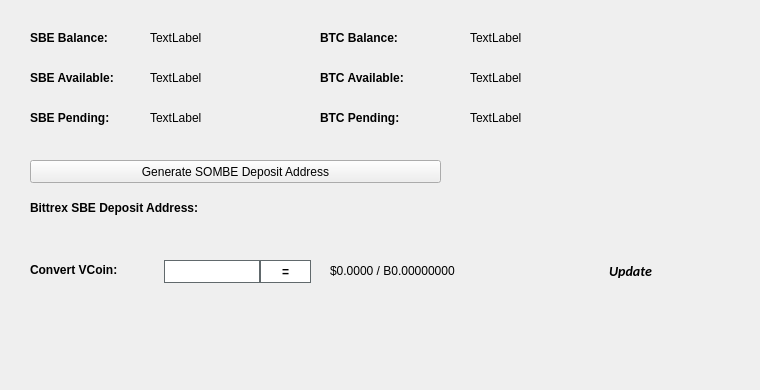
   <widget class="QWidget" name="BalanceTab">
    <attribute name="title">
     <string>Balance</string>
    </attribute>
    <widget class="QLabel" name="BitcoinBalanceLabel">
     <property name="geometry">
      <rect>
       <x>470</x>
       <y>30</y>
       <width>150</width>
       <height>16</height>
      </rect>
     </property>
     <property name="text">
      <string>TextLabel</string>
     </property>
    </widget>
    <widget class="QLabel" name="SBEBalanceLabel">
     <property name="geometry">
      <rect>
       <x>150</x>
       <y>30</y>
       <width>150</width>
       <height>16</height>
      </rect>
     </property>
     <property name="text">
      <string>TextLabel</string>
     </property>
    </widget>
    <widget class="QLabel" name="label_11">
     <property name="geometry">
      <rect>
       <x>30</x>
       <y>30</y>
       <width>101</width>
       <height>16</height>
      </rect>
     </property>
     <property name="font">
      <font>
       <weight>75</weight>
       <bold>true</bold>
      </font>
     </property>
     <property name="text">
      <string>SBE Balance:</string>
     </property>
    </widget>
    <widget class="QLabel" name="label_12">
     <property name="geometry">
      <rect>
       <x>320</x>
       <y>30</y>
       <width>101</width>
       <height>16</height>
      </rect>
     </property>
     <property name="font">
      <font>
       <weight>75</weight>
       <bold>true</bold>
      </font>
     </property>
     <property name="text">
      <string>BTC Balance:</string>
     </property>
    </widget>
    <widget class="QLabel" name="SBEAvailableLabel_2">
     <property name="geometry">
      <rect>
       <x>150</x>
       <y>70</y>
       <width>150</width>
       <height>16</height>
      </rect>
     </property>
     <property name="text">
      <string>TextLabel</string>
     </property>
    </widget>
    <widget class="QLabel" name="label_13">
     <property name="geometry">
      <rect>
       <x>30</x>
       <y>70</y>
       <width>111</width>
       <height>16</height>
      </rect>
     </property>
     <property name="font">
      <font>
       <weight>75</weight>
       <bold>true</bold>
      </font>
     </property>
     <property name="text">
      <string>SBE Available:</string>
     </property>
    </widget>
    <widget class="QLabel" name="label_14">
     <property name="geometry">
      <rect>
       <x>30</x>
       <y>110</y>
       <width>101</width>
       <height>16</height>
      </rect>
     </property>
     <property name="font">
      <font>
       <weight>75</weight>
       <bold>true</bold>
      </font>
     </property>
     <property name="text">
      <string>SBE Pending:</string>
     </property>
    </widget>
    <widget class="QLabel" name="SBEPendingLabel">
     <property name="geometry">
      <rect>
       <x>150</x>
       <y>110</y>
       <width>150</width>
       <height>16</height>
      </rect>
     </property>
     <property name="text">
      <string>TextLabel</string>
     </property>
    </widget>
    <widget class="QLabel" name="label_15">
     <property name="geometry">
      <rect>
       <x>320</x>
       <y>70</y>
       <width>111</width>
       <height>16</height>
      </rect>
     </property>
     <property name="font">
      <font>
       <weight>75</weight>
       <bold>true</bold>
      </font>
     </property>
     <property name="text">
      <string>BTC Available:</string>
     </property>
    </widget>
    <widget class="QLabel" name="BitcoinAvailableLabel">
     <property name="geometry">
      <rect>
       <x>470</x>
       <y>70</y>
       <width>150</width>
       <height>16</height>
      </rect>
     </property>
     <property name="text">
      <string>TextLabel</string>
     </property>
    </widget>
    <widget class="QLabel" name="label_31">
     <property name="geometry">
      <rect>
       <x>320</x>
       <y>110</y>
       <width>111</width>
       <height>16</height>
      </rect>
     </property>
     <property name="font">
      <font>
       <weight>75</weight>
       <bold>true</bold>
      </font>
     </property>
     <property name="text">
      <string>BTC Pending:</string>
     </property>
    </widget>
    <widget class="QLabel" name="BitcoinPendingLabel">
     <property name="geometry">
      <rect>
       <x>470</x>
       <y>110</y>
       <width>150</width>
       <height>16</height>
      </rect>
     </property>
     <property name="text">
      <string>TextLabel</string>
     </property>
    </widget>
    <widget class="QLabel" name="label_33">
     <property name="geometry">
      <rect>
       <x>30</x>
       <y>200</y>
       <width>221</width>
       <height>16</height>
      </rect>
     </property>
     <property name="font">
      <font>
       <weight>75</weight>
       <bold>true</bold>
      </font>
     </property>
     <property name="text">
      <string>Bittrex SBE Deposit Address:</string>
     </property>
    </widget>
    <widget class="QPushButton" name="GenDepositBTN">
     <property name="geometry">
      <rect>
       <x>30</x>
       <y>160</y>
       <width>411</width>
       <height>23</height>
      </rect>
     </property>
     <property name="text">
      <string>Generate SOMBE Deposit Address</string>
     </property>
     <property name="icon">
      <iconset resource="../sombe.qrc">
       <normaloff>:/icons/bitcoin</normaloff>:/icons/bitcoin</iconset>
     </property>
    </widget>
    <widget class="QLabel" name="DepositAddressLabel">
     <property name="geometry">
      <rect>
       <x>200</x>
       <y>200</y>
       <width>261</width>
       <height>16</height>
      </rect>
     </property>
     <property name="palette">
      <palette>
       <active>
        <colorrole role="WindowText">
         <brush brushstyle="SolidPattern">
          <color alpha="255">
           <red>0</red>
           <green>0</green>
           <blue>0</blue>
          </color>
         </brush>
        </colorrole>
        <colorrole role="Text">
         <brush brushstyle="SolidPattern">
          <color alpha="255">
           <red>0</red>
           <green>0</green>
           <blue>255</blue>
          </color>
         </brush>
        </colorrole>
       </active>
       <inactive>
        <colorrole role="WindowText">
         <brush brushstyle="SolidPattern">
          <color alpha="255">
           <red>0</red>
           <green>0</green>
           <blue>0</blue>
          </color>
         </brush>
        </colorrole>
        <colorrole role="Text">
         <brush brushstyle="SolidPattern">
          <color alpha="255">
           <red>0</red>
           <green>0</green>
           <blue>255</blue>
          </color>
         </brush>
        </colorrole>
       </inactive>
       <disabled>
        <colorrole role="WindowText">
         <brush brushstyle="SolidPattern">
          <color alpha="255">
           <red>120</red>
           <green>120</green>
           <blue>120</blue>
          </color>
         </brush>
        </colorrole>
        <colorrole role="Text">
         <brush brushstyle="SolidPattern">
          <color alpha="255">
           <red>120</red>
           <green>120</green>
           <blue>120</blue>
          </color>
         </brush>
        </colorrole>
       </disabled>
      </palette>
     </property>
     <property name="font">
      <font>
       <weight>75</weight>
       <bold>true</bold>
      </font>
     </property>
     <property name="text">
      <string/>
     </property>
     <property name="alignment">
      <set>Qt::AlignRight|Qt::AlignTrailing|Qt::AlignVCenter</set>
     </property>
     <property name="textInteractionFlags">
      <set>Qt::LinksAccessibleByMouse|Qt::TextSelectableByKeyboard|Qt::TextSelectableByMouse</set>
     </property>
    </widget>
    <widget class="QLabel" name="label_8">
     <property name="geometry">
      <rect>
       <x>460</x>
       <y>300</y>
       <width>281</width>
       <height>81</height>
      </rect>
     </property>
     <property name="text">
      <string/>
     </property>
     <property name="pixmap">
      <pixmap>:/images/bittrex</pixmap>
     </property>
    </widget>
    <widget class="QWidget" name="widgetConversion" native="true">
     <property name="geometry">
      <rect>
       <x>0</x>
       <y>250</y>
       <width>751</width>
       <height>43</height>
      </rect>
     </property>
     <property name="minimumSize">
      <size>
       <width>0</width>
       <height>43</height>
      </size>
     </property>
     <property name="styleSheet">
      <string notr="true"/>
     </property>
     <widget class="QPushButton" name="btnUpdateMarketData">
      <property name="geometry">
       <rect>
        <x>575</x>
        <y>0</y>
        <width>111</width>
        <height>41</height>
       </rect>
      </property>
      <property name="sizePolicy">
       <sizepolicy hsizetype="Expanding" vsizetype="Expanding">
        <horstretch>0</horstretch>
        <verstretch>0</verstretch>
       </sizepolicy>
      </property>
      <property name="font">
       <font>
        <family>calibri</family>
        <pointsize>-1</pointsize>
        <weight>75</weight>
        <italic>true</italic>
        <bold>true</bold>
       </font>
      </property>
      <property name="styleSheet">
       <string notr="true">margin:0px;text-align:center;padding:2px;border-radius:3px;font-style:italic;width:100px;font-size:14px;font-family:calibri;font-weight:600;</string>
      </property>
      <property name="text">
       <string>Update</string>
      </property>
      <property name="iconSize">
       <size>
        <width>150</width>
        <height>35</height>
       </size>
      </property>
      <property name="autoDefault">
       <bool>true</bool>
      </property>
      <property name="default">
       <bool>true</bool>
      </property>
     </widget>
     <widget class="QLabel" name="lblConvertVCoin">
      <property name="geometry">
       <rect>
        <x>30</x>
        <y>10</y>
        <width>131</width>
        <height>20</height>
       </rect>
      </property>
      <property name="styleSheet">
       <string notr="true"/>
      </property>
      <property name="text">
       <string>&lt;html&gt;&lt;head/&gt;&lt;body&gt;&lt;p&gt;&lt;span style=&quot; font-weight:600;&quot;&gt;Convert VCoin:&lt;/span&gt;&lt;/p&gt;&lt;/body&gt;&lt;/html&gt;</string>
      </property>
     </widget>
     <widget class="QLineEdit" name="txtConvertVCoinQty">
      <property name="geometry">
       <rect>
        <x>160</x>
        <y>10</y>
        <width>100</width>
        <height>23</height>
       </rect>
      </property>
      <property name="minimumSize">
       <size>
        <width>100</width>
        <height>23</height>
       </size>
      </property>
      <property name="maximumSize">
       <size>
        <width>100</width>
        <height>16777215</height>
       </size>
      </property>
      <property name="styleSheet">
       <string notr="true">border: 1px solid #61696c;margin-left:4px;</string>
      </property>
     </widget>
     <widget class="QPushButton" name="btnConvertSombe">
      <property name="geometry">
       <rect>
        <x>260</x>
        <y>10</y>
        <width>51</width>
        <height>23</height>
       </rect>
      </property>
      <property name="minimumSize">
       <size>
        <width>0</width>
        <height>23</height>
       </size>
      </property>
      <property name="styleSheet">
       <string notr="true">border:1px solid #61696c;background:white;font-weight:600;</string>
      </property>
      <property name="text">
       <string>=</string>
      </property>
     </widget>
     <widget class="QLabel" name="lblConvertVCoinResults">
      <property name="geometry">
       <rect>
        <x>330</x>
        <y>0</y>
        <width>201</width>
        <height>41</height>
       </rect>
      </property>
      <property name="styleSheet">
       <string notr="true"/>
      </property>
      <property name="text">
       <string>$0.0000 / B0.00000000</string>
      </property>
     </widget>
     <widget class="QLabel" name="iconOverviewUpdateWait">
      <property name="geometry">
       <rect>
        <x>670</x>
        <y>10</y>
        <width>24</width>
        <height>24</height>
       </rect>
      </property>
      <property name="text">
       <string/>
      </property>
      <property name="pixmap">
       <pixmap resource="../sombe.qrc">:/icons/transaction_1</pixmap>
      </property>
      <property name="scaledContents">
       <bool>true</bool>
      </property>
      <property name="alignment">
       <set>Qt::AlignCenter</set>
      </property>
     </widget>
    </widget>
   </widget>
